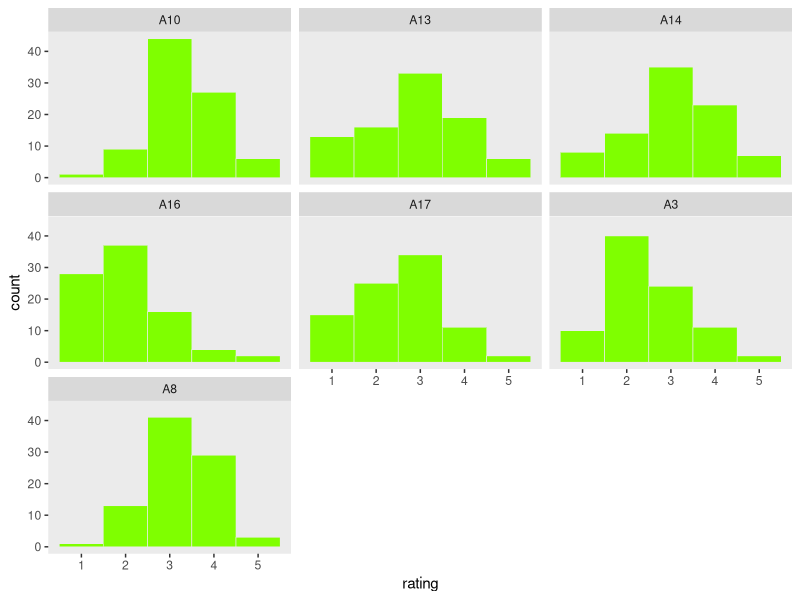

Reproduce this figure in R. (Note: this script raises an error after producing the figure.)
## ---- chunk 1
library(readxl)
library(tidyverse)

d <- read_excel("Lindsey.xlsx")

glimpse(d)
## ---- chunk 2
d <-
  d %>% 
  mutate(day = 1:n()-1) %>% 
  select(day, everything())
## ---- chunk 3
d %>% 
  select(A3:A17) %>% 
  gather(item, rating) %>% 
  
  ggplot(aes(x = rating)) +
  geom_histogram(binwidth = 1, fill = "chartreuse", color = "grey92", size = 1/5) +
  theme(panel.grid = element_blank()) +
  facet_wrap(~item)
## ---- chunk 4
library(psych)

d %>% 
  select(A3:A17) %>% 
  describe()
## ---- chunk 5
d <-
  d %>% 
  select(everything(), -A3, -A8)
## ---- chunk 6
library(lavaan)
## ---- chunk 7
CFA_0_lag <- '
H =~ NA*A10 + A13 + A14 + A16 + A17

# Standardize the variance
H ~~ 1*H
'
## ---- chunk 8
fit.CFA_0_lag <- 
  cfa(CFA_0_lag, 
      data = d,
      estimator = "MLR",
      missing = "ML")
## ---- chunk 9
summary(fit.CFA_0_lag, 
        fit.measures = T)
## ---- chunk 10
tail(d)

d_lagged <-
  d %>% 
  add_row(., day = 103, Date = "2016-05-11 00:00:00", 
          Mon = 0, Tues = 0, Wed = 1, Thur = 0, Fri = 0, Sat = 0, Sun = 0, 
          Meds = NA, 
          A10 = NA, A13 = NA, A14 = NA, A16 = NA, A17 = NA)
## ---- chunk 11
(
  d_lagged <-
  d_lagged %>% 
  mutate(Meds_1 = lag(Meds),
         A10_1  = lag(A10),
         A13_1  = lag(A13),
         A14_1  = lag(A14),
         A16_1  = lag(A16),
         A17_1  = lag(A17))
  )
## ---- chunk 12
CFA_1_lag <- '
# Loadings
H0 =~ l1*A10 +   l2*A13 +   l3*A14 +   l4*A16 +   l5*A17
H1 =~ l1*A10_1 + l2*A13_1 + l3*A14_1 + l4*A16_1 + l5*A17_1

# LV variances
H0 ~~ 1*H0
H1 ~~ NA*H1 # Because of the structural model, the resitual variance for H1 is freely estimated

# residual variances
A10 ~~ rv1*A10
A13 ~~ rv2*A13
A14 ~~ rv3*A14
A16 ~~ rv4*A16
A17 ~~ rv5*A17

A10_1 ~~ rv1*A10_1
A13_1 ~~ rv2*A13_1
A14_1 ~~ rv3*A14_1
A16_1 ~~ rv4*A16_1
A17_1 ~~ rv5*A17_1

# item intercepts
A10 ~ i1*A10
A13 ~ i2*A13
A14 ~ i3*A14
A16 ~ i4*A16
A17 ~ i5*A17

A10_1 ~ i1*A10_1
A13_1 ~ i2*A13_1
A14_1 ~ i3*A14_1
A16_1 ~ i4*A16_1
A17_1 ~ i5*A17_1

# cross-lag residual covariances
A10 ~~ A10_1
A13 ~~ A13_1
A14 ~~ A14_1
A16 ~~ A16_1
A17 ~~ A17_1

# Structural model
H1 ~ H0
'
## ---- chunk 13
fit.CFA_1_lag <- 
  cfa(CFA_1_lag, 
      data = d_lagged,
      estimator = "MLR",
      missing = "ML",
      std.lv = T)
## ---- chunk 14
summary(fit.CFA_1_lag, 
        fit.measures = T)
## ---- chunk 15
SEM_1_lag <- '
# Loadings
H0 =~ l1*A10 +   l2*A13 +   l3*A14 +   l4*A16 +   l5*A17
H1 =~ l1*A10_1 + l2*A13_1 + l3*A14_1 + l4*A16_1 + l5*A17_1

# LV variances
H0 ~~ 1*H0
H1 ~~ NA*H1 # Because of the structural model, the resitual variance for H1 is freely estimated

# residual variances
A10 ~~ rv1*A10
A13 ~~ rv2*A13
A14 ~~ rv3*A14
A16 ~~ rv4*A16
A17 ~~ rv5*A17

A10_1 ~~ rv1*A10_1
A13_1 ~~ rv2*A13_1
A14_1 ~~ rv3*A14_1
A16_1 ~~ rv4*A16_1
A17_1 ~~ rv5*A17_1

# item intercepts
A10 ~ i1*A10
A13 ~ i2*A13
A14 ~ i3*A14
A16 ~ i4*A16
A17 ~ i5*A17

A10_1 ~ i1*A10_1
A13_1 ~ i2*A13_1
A14_1 ~ i3*A14_1
A16_1 ~ i4*A16_1
A17_1 ~ i5*A17_1

# cross-lag residual covariances
A10 ~~ A10_1
A13 ~~ A13_1
A14 ~~ A14_1
A16 ~~ A16_1
A17 ~~ A17_1

# Structural model
H1 ~ H0 + Meds_1
'
## ---- chunk 16
fit.SEM_1_lag <- 
  cfa(SEM_1_lag, 
      data = d_lagged,
      estimator = "MLR",
      missing = "ML",
      std.lv = T)
## ---- chunk 17
summary(fit.SEM_1_lag, 
        fit.measures = T)
